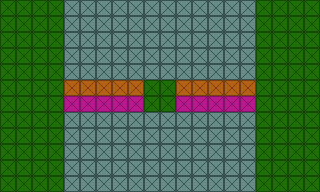

Tiled map render using the project's own tile images. Description and the whole map definition, tile-layer contents included, below:
An orthogonal 20x12 tile map with 16x16 px tiles, 1 tile layer (Tile Layer 1).

<map version="1.10" tiledversion="1.11.0" orientation="orthogonal" renderorder="right-down" width="20" height="12" tilewidth="16" tileheight="16" infinite="0" nextlayerid="2" nextobjectid="1">
 <editorsettings>
  <export target="level_test_0.csv" format="csv" />
 </editorsettings>
 <tileset firstgid="1" source="../../tileset/Mind_the_Gap.tsx" />
 <layer id="1" name="Tile Layer 1" width="20" height="12">
  <data encoding="csv">
1,1,1,1,2,2,2,2,2,2,2,2,2,2,2,2,1,1,1,1,
1,1,1,1,2,2,2,2,2,2,2,2,2,2,2,2,1,1,1,1,
1,1,1,1,2,2,2,2,2,2,2,2,2,2,2,2,1,1,1,1,
1,1,1,1,2,2,2,2,2,2,2,2,2,2,2,2,1,1,1,1,
1,1,1,1,2,2,2,2,2,2,2,2,2,2,2,2,1,1,1,1,
1,1,1,1,3,3,3,3,3,1,1,3,3,3,3,3,1,1,1,1,
1,1,1,1,4,4,4,4,4,1,1,4,4,4,4,4,1,1,1,1,
1,1,1,1,2,2,2,2,2,2,2,2,2,2,2,2,1,1,1,1,
1,1,1,1,2,2,2,2,2,2,2,2,2,2,2,2,1,1,1,1,
1,1,1,1,2,2,2,2,2,2,2,2,2,2,2,2,1,1,1,1,
1,1,1,1,2,2,2,2,2,2,2,2,2,2,2,2,1,1,1,1,
1,1,1,1,2,2,2,2,2,2,2,2,2,2,2,2,1,1,1,1
</data>
 </layer>
</map>
